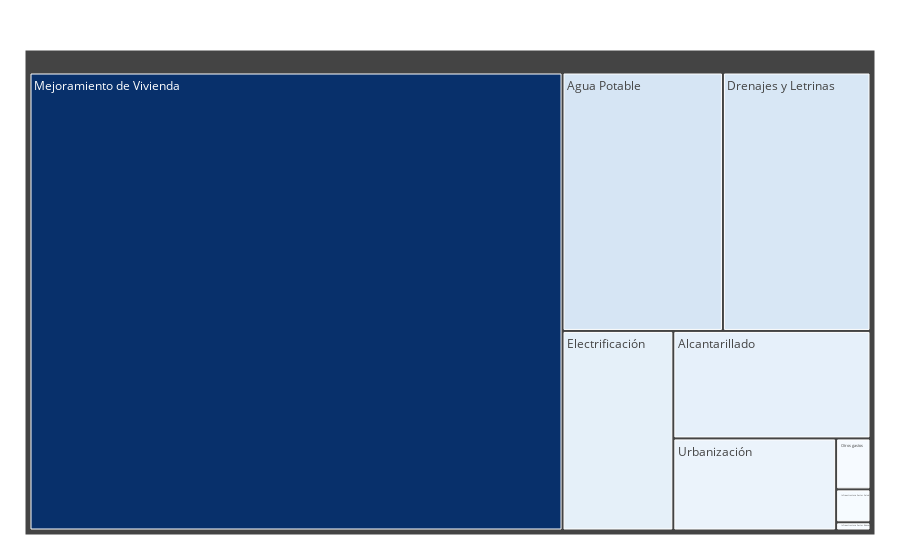

Here is the notebook cell this chart was saved with:
### Code cell
from matplotlib.colors import ListedColormap

import plotly.graph_objects as go

values = [0, 11, 12, 13, 14, 15, 20, 30]
labels = ["container", "A1", "A2", "A3", "A4", "A5", "B1", "B2"]
parents = ["", "container", "A1", "A2", "A3", "A4", "container", "B1"]

fig = go.Figure(go.Treemap(
    labels = dfp['Categorias'],
    values = dfp['Monto'],
    parents = ["","","","","","","","","","",],
    marker_colorscale = 'Blues')
)

fig.update_layout(margin = dict(t=50, l=25, r=25, b=25))

fig.show()

### Figure 1 — Plotly figure (JSON) as saved in the notebook; plotly's stock layout.template omitted (floating-point values rounded to 4 significant figures)
{"data": [{"labels": ["Agua Potable ", "Alcantarillado ", "Drenajes y Letrinas ", "Electrificación ", "Infraestructura Sector Educativo ", "Infraestructura Sector Salud ", "Mejoramiento de Vivienda ", "Urbanización ", "Otros gastos "], "marker": {"colorscale": [[0, "rgb(247,251,255)"], [0.125, "rgb(222,235,247)"], [0.25, "rgb(198,219,239)"], [0.375, "rgb(158,202,225)"], [0.5, "rgb(107,174,214)"], [0.625, "rgb(66,146,198)"], [0.75, "rgb(33,113,181)"], [0.875, "rgb(8,81,156)"], [1, "rgb(8,48,107)"]]}, "parents": ["", "", "", "", "", "", "", "", "", ""], "type": "treemap", "values": [1848045, 944629, 1700032, 985663, 12528, 50481, 10883441, 668287, 78037]}], "layout": {"margin": {"b": 25, "l": 25, "r": 25, "t": 50}}}
